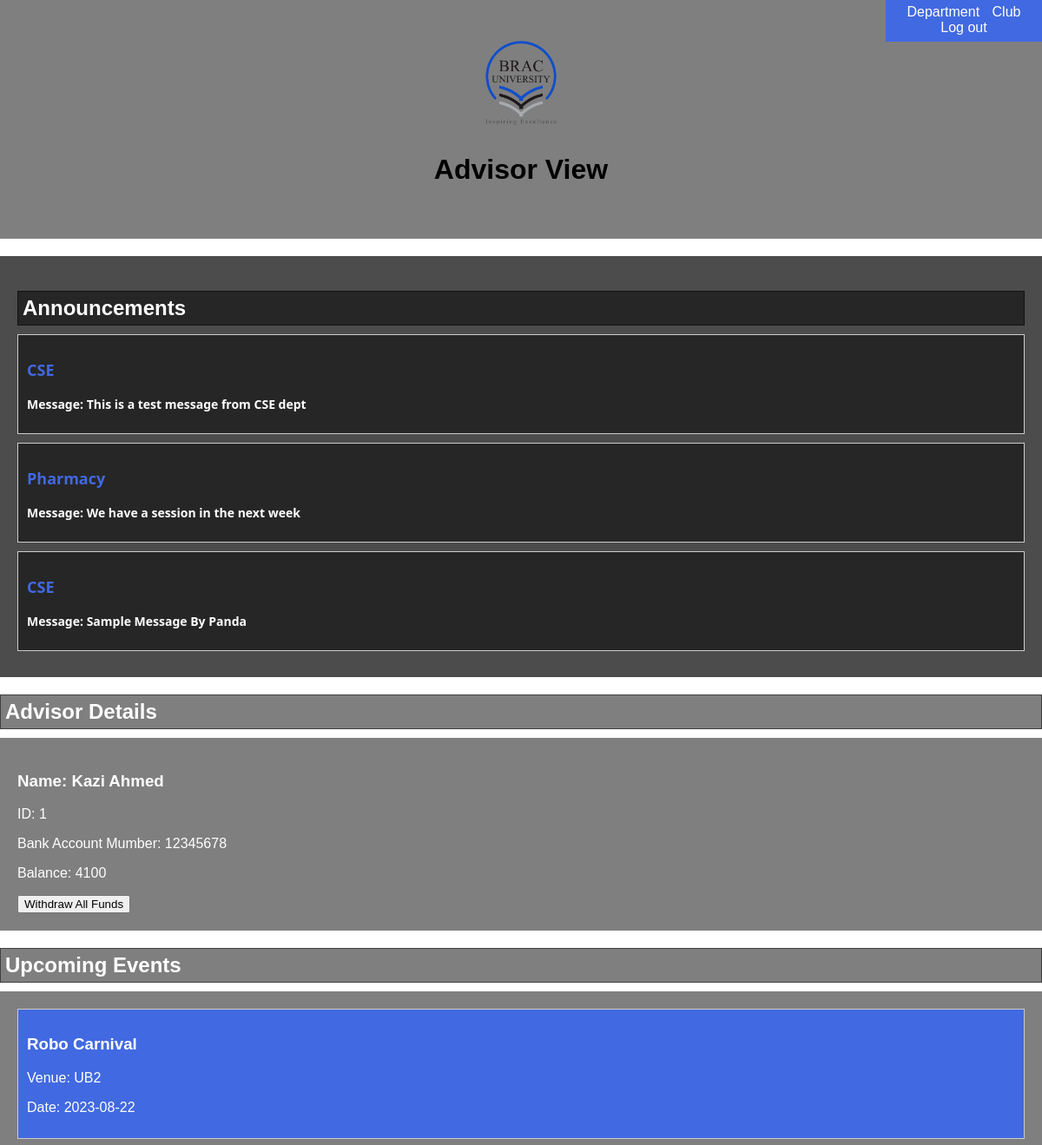
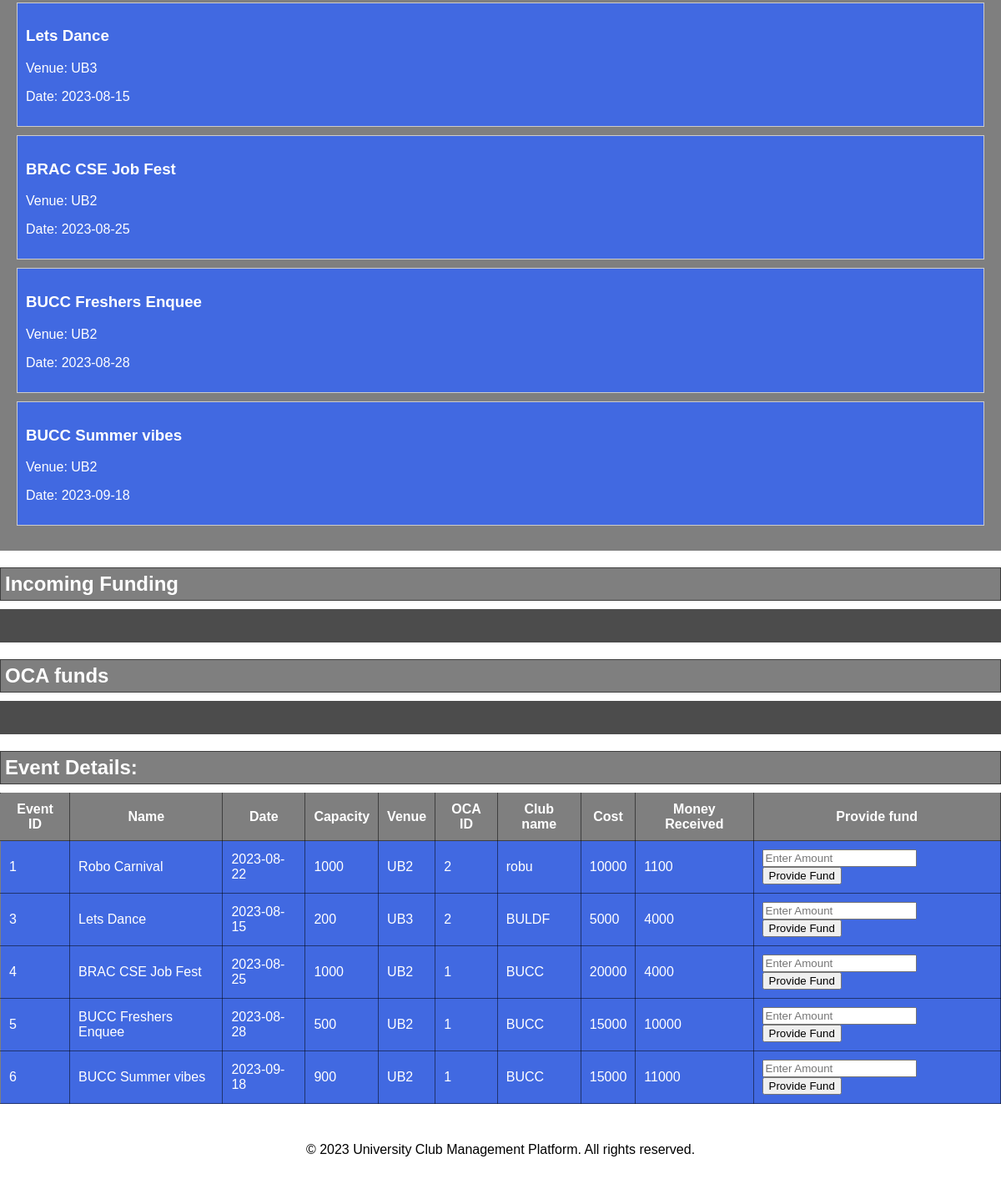
The app's page /advisorview.php with its own data (2 pictures, top to bottom).
### tables this page shows
CREATE TABLE `departmentmessages` (
  `departmentname` varchar(100) NOT NULL,
  `message` varchar(200) NOT NULL
);

CREATE TABLE `advisor` (
  `email` varchar(40) NOT NULL,
  `name` varchar(40) NOT NULL,
  `pin` int(11) NOT NULL,
  `id` int(11) NOT NULL,
  `Bank_account` int(11) NOT NULL,
  `designation` varchar(20) NOT NULL,
  `balance` int(11) NOT NULL
);

CREATE TABLE `event` (
  `event_id` int(100) NOT NULL,
  `name` varchar(100) NOT NULL,
  `cost` int(100) NOT NULL,
  `date` date NOT NULL,
  `capacity` int(100) NOT NULL,
  `vanue` varchar(100) NOT NULL,
  `oca_id` int(100) NOT NULL,
  `club_name` varchar(100) NOT NULL,
  `money_received` int(11) NOT NULL
);

### advisorview.php (the view, shortened to what this page needs)
<?php
require_once("dbconnect.php");
?>
<!DOCTYPE html>
<html lang="en">
<head>
    <link rel="stylesheet" type="text/css" href="css/advisorview.css">
</head>
<body background="img/bracubackground.jpg">
    <div class="navbar">
        <a href='department_list.php'>Department</a>
        <a href='club_list.php'>Club</a>
        <a href="logout.php">Log out</a>
    </div>
    <div class="advisor-info">
        <img src="img/bracu_logo.png" alt="Club Logo" class="club-logo">
        <h1 class="advisor"><?php echo 'Advisor View'; ?></h1>
    </div>
    <div class="Dept-messages">
    <h2 class="section-heading">Announcements</h2>
    <?php
                $sql = "SELECT * FROM departmentmessages";
                $result = mysqli_query($conn, $sql);
                if(mysqli_num_rows($result) > 0){
                    while($row = mysqli_fetch_array($result)){
            ?>
            <div class="departmentmessages">
                <h3><?php echo $row[0]; ?></h3>
                <p> Message: <?php echo $row[1]; ?></p>
            </div>
            <?php
                    }
                }
            ?>
    </div>
    <div class="advisor-details">
        <h2 class = 'section-heading'>Advisor Details</h2>
        <div class="advisor-details-dev">
            <?php
                $sql = "SELECT * FROM advisor";
                $result = mysqli_query($conn, $sql);
                if(mysqli_num_rows($result) > 0){
                    while($row = mysqli_fetch_array($result)){
            ?>
            <div class="advisor">
                <h3> Name: <?php echo $row[1]; ?></h3>
                <p> ID: <?php echo $row[3]; ?></p>
                <p> Bank Account Mumber: <?php echo $row[4]; ?></p>
                <p> Balance: <?php echo $row[6]; ?></p>
                <form action="" method="post">
        <button class="withdraw-balance" name="withdraw_balance">Withdraw All Funds</button>
    </form>
            </div>
            <?php
                    }
                }
            ?>
        </div>
    </div>
    <div class="events-section">
        <h2 class = 'section-heading'>Upcoming Events</h2>
        <div class="upcoming-events-dev">
            <?php
                $sql = "SELECT * FROM event";
                $result = mysqli_query($conn, $sql);
                if(mysqli_num_rows($result) > 0){
                    while($row = mysqli_fetch_array($result)){
            ?>
            <div class="event">
                <h3><?php echo $row[1]; ?></h3>
                <p> Venue: <?php echo $row[5]; ?></p>
                <p> Date: <?php echo $row[3]; ?></p>
            </div>
            <?php
                    }
                }
            ?>
        </div>
    </div>
    <div class="funding-requests">
    <h2 class="section-heading">Incoming Funding </h2>
    <div class="incoming-requests">
    </div>
</div>
<h2 class="section-heading">OCA funds </h2>
<div class="incoming-requests">
</div>
<div class="search-event">
        <h2 class="section-heading">Event Details:</h2>
        <div class="event-table">
        <table>
    <tr>
        <th>Event ID</th>
        <th>Name</th>
        <th>Date</th>
        <th>Capacity</th>
        <th>Venue</th>
        <th>OCA ID</th>
        <th>Club name</th>
        <th>Cost</th>
        <th>Money Received</th>
        <th>Provide fund</th>
    </tr>
    <?php
    $sql = "SELECT * FROM event";
    $result = mysqli_query($conn, $sql);
    if(mysqli_num_rows($result) > 0){
        while($row = mysqli_fetch_array($result)){
    ?>
    <tr>
        <td><?php echo $row[0]; ?></td>
        <td><?php echo $row[1]; ?></td>
        <td><?php echo $row[3]; ?></td>
        <td><?php echo $row[4]; ?></td>
        <td><?php echo $row[5]; ?></td>
        <td><?php echo $row[6]; ?></td>
        <td><?php echo $row[7]; ?></td>
        <td><?php echo $row[2]; ?></td>
        <td><?php echo $row[8]; ?></td>
        <td>
            <form action="" method="post">
                <input type="number" name="fundAmount" placeholder="Enter Amount" required>
                <button class="provide-fund" name="provide_fund">Provide Fund</button>
            </form>
        </td>
    </tr>
    <?php
        }
    }
    ?>
</table>
        </div>
    </div>
<div class="footer">
    <p>&copy; 2023 University Club Management Platform. All rights reserved.</p>
  </div>
</body>
</html>

### css/advisorview.css (style rules this page uses)
body { font-family: Arial, sans-serif; margin: 0; padding: 0; background-size: cover; background-position: center; background-repeat: no-repeat; }
.navbar { position: fixed; top: 0; right: 0; text-align: right; border-bottom: 2px solid #4169E1; background-color: #4169E1; padding: 10px; width: 5%; box-sizing: border-box; z-index: 100; }
.navbar a { color: white; text-decoration: none; margin: 0 10px; }
.advisor-info { text-align: center; padding: 40px; background-color: rgba(0, 0, 0, 0.5); }
.club-logo { width: 100px; }
.upcoming-events-dev { background-color: rgba(0, 0, 0, 0.5); padding: 20px; color: white; }
.advisor-details-dev { background-color: rgba(0, 0, 0, 0.5); padding: 20px; color: white; }
.event { border: 1px solid #ccc; padding: 10px; margin-bottom: 10px; background-color: #4169E1; }
.section-heading { border: 1px solid rgba(0, 0, 0, 0.5); padding: 5px; background-color: rgba(0, 0, 0, 0.5); color: white; margin-bottom: 10px; }
.incoming-requests { background-color: rgba(0, 0, 0, 0.7); padding: 20px; color: white; }
table { width: 100%; border-collapse: collapse; }
th, td { border: 1px solid rgba(0, 0, 0, 0.5); padding: 10px; background-color: #4169E1; color: white; }
th { background-color: rgba(0, 0, 0, 0.5); color: white; }
.Dept-messages { padding: 20px; background-color: rgba(0, 0, 0, 0.7); color: white; font-family: Arial, sans-serif; margin-top: 20px; }
.departmentmessages { border: 1px solid #ccc; padding: 10px; margin-bottom: 10px; background-color: rgba(0, 0, 0, 0.5); font-family: 'Segoe UI', Tahoma, Geneva, Verdana, sans-serif; font-weight: bold; }
.departmentmessages h3 { color: #4169E1; font-size: 18px; }
.departmentmessages p { color: white; font-size: 14px; }
.navbar { position: fixed; top: 0; right: 0; text-align: center; border-bottom: 2px solid #4169E1; background-color: #4169E1; padding: 05px; width: 15%; box-sizing: border-box; z-index: 100; }
.navbar a { color: white; text-decoration: none; margin: 0 5px; }

### advisorview.php (style rules this page uses)
.footer { text-align: center; margin-top: 20px; padding: 10px; background-color: rgba(0, 0, 0, 0); }

### records on screen
departmentmessages: departmentname "CSE", message "This is a test message from CSE dept"
departmentmessages: departmentname "Pharmacy", message "We have a session in the next week"
departmentmessages: departmentname "CSE", message "Sample Message By Panda"
advisor: name "Kazi Ahmed", id "1", Bank_account "12345678", balance "4100"
event: name "Robo Carnival", vanue "UB2", date "2023-08-22", event_id "1", capacity "1000", oca "2", club_name "robu", cost "10000", money_received "1100"
event: name "Lets Dance", vanue "UB3", date "2023-08-15", event_id "3", capacity "200", oca "2", club_name "BULDF", cost "5000", money_received "4000"
event: name "BRAC CSE Job Fest", vanue "UB2", date "2023-08-25", event_id "4", capacity "1000", oca "1", club_name "BUCC", cost "20000", money_received "4000"
event: name "BUCC Freshers Enquee", vanue "UB2", date "2023-08-28", event_id "5", capacity "500", oca "1", club_name "BUCC", cost "15000", money_received "10000"
event: name "BUCC Summer vibes", vanue "UB2", date "2023-09-18", event_id "6", capacity "900", oca "1", club_name "BUCC", cost "15000", money_received "11000"
